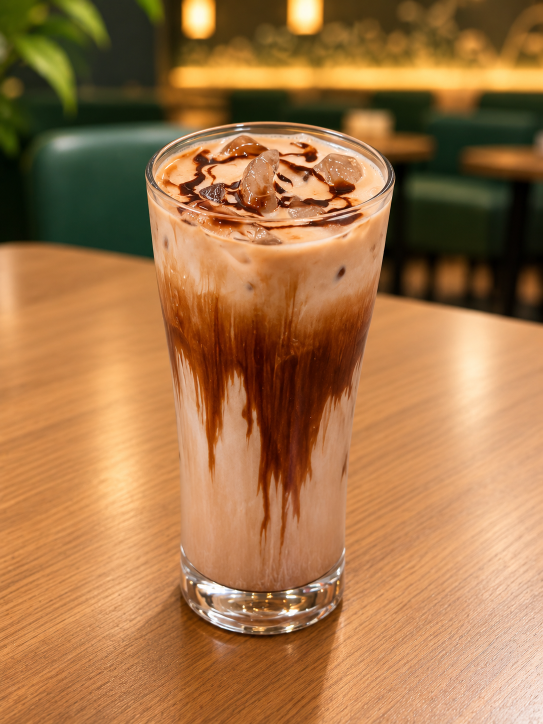
#> input picture images/menu/ iced-mocha.png, 1086 x 1448 px (shown at 1/2 size); its folder holds only this picture in this run
$ python optimize_menu_images.py
#> lines starting #> are read from the running program, lines starting #| are printed output that depends on the picture
#!/usr/bin/env python3
"""Generate responsive compressed WebP menu images; originals are preserved."""
from pathlib import Path
from PIL import Image, ImageOps, UnidentifiedImageError

ROOT = Path(__file__).resolve().parents[1]
SOURCE = ROOT / "images" / "menu"
OUTPUT = SOURCE / "optimized"
SIZES = (400, 800)
SUPPORTED = {".jpg", ".jpeg", ".png", ".webp"}


def main():
    OUTPUT.mkdir(parents=True, exist_ok=True)
    count = 0
    skipped = []

    for path in sorted(SOURCE.iterdir()):
        if not path.is_file() or path.suffix.lower() not in SUPPORTED:
            continue

        # Empty or invalid source files must not abort optimization of other photos.
        if path.stat().st_size == 0:
            skipped.append(f"{path.name} (empty file)")
            print(f"WARNING: Skipping {path.relative_to(ROOT)}: file is empty.")
            continue

        try:
            with Image.open(path) as original:
#> original is the input picture: PIL image 1086x1448 RGB; mean R, G, B 164.8, 117.6, 71.9
                image = ImageOps.exif_transpose(original).convert("RGB")
                for width in SIZES:
                    scale = min(1, width / image.width)
                    height = max(1, round(image.height * scale))
                    resized = (
                        image.resize((width, height), Image.Resampling.LANCZOS)
                        if scale < 1 else image.copy()
                    )
                    target = OUTPUT / f"{path.stem}-{width}.webp"
                    resized.save(target, "WEBP", quality=78, method=6)
                    print(f"{target.relative_to(ROOT)}: {target.stat().st_size:,} bytes")
                    count += 1
#> this loop made 2 passes
#> pass 1, in main, `resized = ( image.resize((width, height), Image.Resampling.LANCZOS) if..`:
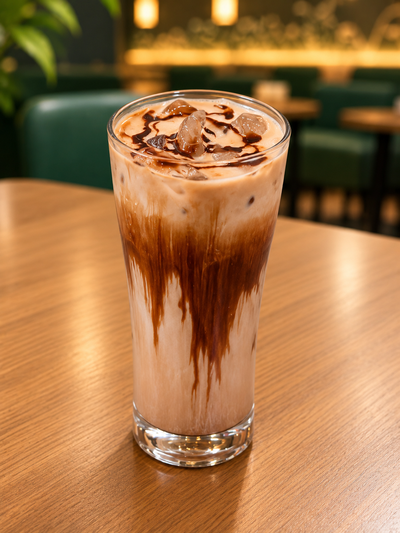
#> resized: PIL image 400x533 RGB; mean R, G, B 164.8, 117.6, 71.9
#> after the loop, count = 2
        except (UnidentifiedImageError, OSError, ValueError) as error:
            skipped.append(f"{path.name} ({error})")
            print(f"WARNING: Skipping {path.relative_to(ROOT)}: {error}")

    print(f"Generated {count} responsive WebP images.")
#| Generated 2 responsive WebP images.
    if skipped:
        print(f"Skipped {len(skipped)} invalid source file(s):")
        for item in skipped:
            print(f" - {item}")


if __name__ == "__main__":
    main()
